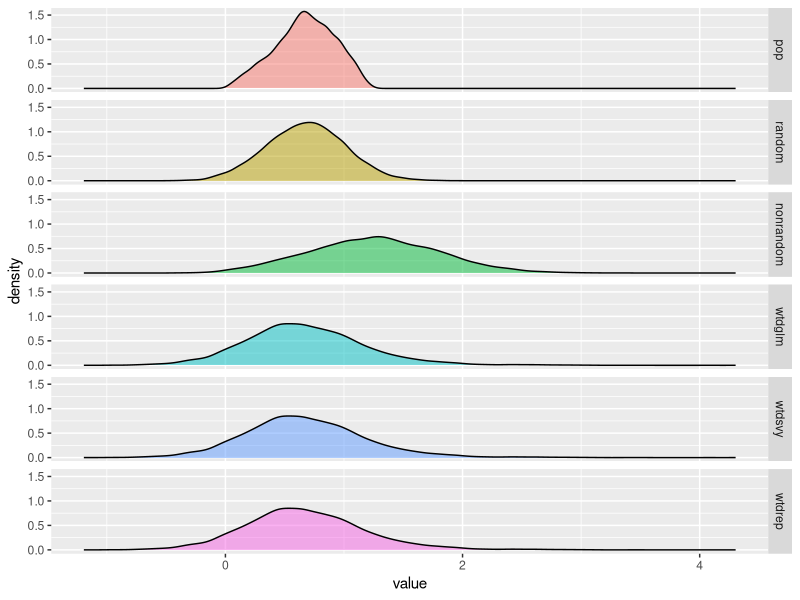

Reproduce this figure in R.
## ---- chunk 1
library(tidyverse)
results <- read_csv("sim_results.csv")

## ---- chunk 2
results %>% 
  select_if(is.double) %>% 
  colMeans()

results %>% 
  select_if(is.logical) %>% 
  colMeans() %>% 
  round(3)

results %>% 
  select_if(is.double) %>% 
  gather() %>% 
  mutate(key = gsub("_est", "", key),
         key = factor(key, c("pop", "random", "nonrandom", 
                             "wtdglm", "wtdsvy", "wtdrep"))) %>% 
  ggplot(aes(x = value, fill = key)) +
  geom_density(alpha = .5) +
  facet_grid(key ~ .) +
  theme(legend.position = "none")
